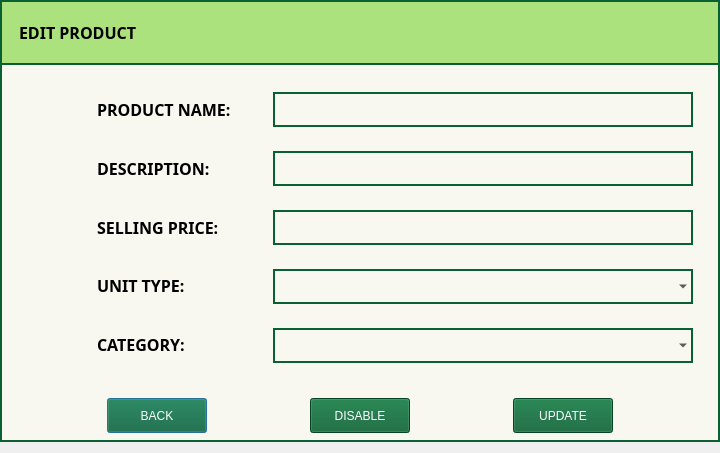
<?xml version="1.0" encoding="UTF-8"?>
<ui version="4.0">
 <class>Dialog</class>
 <widget class="QDialog" name="Dialog">
  <property name="geometry">
   <rect>
    <x>0</x>
    <y>0</y>
    <width>720</width>
    <height>453</height>
   </rect>
  </property>
  <property name="sizePolicy">
   <sizepolicy hsizetype="Minimum" vsizetype="Minimum">
    <horstretch>0</horstretch>
    <verstretch>0</verstretch>
   </sizepolicy>
  </property>
  <property name="minimumSize">
   <size>
    <width>720</width>
    <height>360</height>
   </size>
  </property>
  <property name="windowTitle">
   <string>Dialog</string>
  </property>
  <layout class="QVBoxLayout" name="verticalLayout_5">
   <property name="spacing">
    <number>0</number>
   </property>
   <property name="leftMargin">
    <number>0</number>
   </property>
   <property name="topMargin">
    <number>0</number>
   </property>
   <property name="rightMargin">
    <number>0</number>
   </property>
   <item>
    <widget class="QWidget" name="widget" native="true">
     <property name="styleSheet">
      <string notr="true">#widget{
background-color: #F8F8F0;
border: 2px solid #096033;
}

.QLabel, .QPushButton{
	font: 700 12pt &quot;DM Sans&quot;;
}

.QComboBox , .QLineEdit{
	font: 700 9pt &quot;Open Sans&quot;;
}
.QComboBox, .QDateEdit, .QLineEdit
{
border : 2px solid #096033;
background-color:rgba(0,0,0,0);
}
#add_btn, #sub_btn{
background-color:rgba(0,0,0,0);
}
</string>
     </property>
     <layout class="QVBoxLayout" name="verticalLayout_4">
      <property name="spacing">
       <number>0</number>
      </property>
      <property name="leftMargin">
       <number>0</number>
      </property>
      <property name="topMargin">
       <number>0</number>
      </property>
      <property name="rightMargin">
       <number>0</number>
      </property>
      <property name="bottomMargin">
       <number>0</number>
      </property>
      <item>
       <widget class="QWidget" name="widget_2" native="true">
        <property name="sizePolicy">
         <sizepolicy hsizetype="Preferred" vsizetype="Fixed">
          <horstretch>0</horstretch>
          <verstretch>0</verstretch>
         </sizepolicy>
        </property>
        <property name="minimumSize">
         <size>
          <width>0</width>
          <height>65</height>
         </size>
        </property>
        <property name="styleSheet">
         <string notr="true">#widget_2{
background-color: #ABE27D;
border: 2px solid #096033;
}</string>
        </property>
        <layout class="QVBoxLayout" name="verticalLayout">
         <item>
          <widget class="QLabel" name="label">
           <property name="font">
            <font>
             <family>DM Sans</family>
             <pointsize>12</pointsize>
             <italic>false</italic>
             <bold>true</bold>
            </font>
           </property>
           <property name="styleSheet">
            <string notr="true">background-color:rgba(0,0,0,0);</string>
           </property>
           <property name="text">
            <string>EDIT PRODUCT</string>
           </property>
           <property name="indent">
            <number>10</number>
           </property>
          </widget>
         </item>
        </layout>
       </widget>
      </item>
      <item>
       <widget class="QWidget" name="widget_16" native="true">
        <layout class="QHBoxLayout" name="horizontalLayout_13">
         <item>
          <widget class="QWidget" name="widget_4" native="true">
           <layout class="QVBoxLayout" name="verticalLayout_2">
            <item>
             <widget class="QWidget" name="widget_9" native="true">
              <layout class="QHBoxLayout" name="horizontalLayout_7">
               <item>
                <spacer name="horizontalSpacer_15">
                 <property name="orientation">
                  <enum>Qt::Horizontal</enum>
                 </property>
                 <property name="sizeType">
                  <enum>QSizePolicy::Fixed</enum>
                 </property>
                 <property name="sizeHint" stdset="0">
                  <size>
                   <width>70</width>
                   <height>20</height>
                  </size>
                 </property>
                </spacer>
               </item>
               <item>
                <widget class="QLabel" name="label_3">
                 <property name="font">
                  <font>
                   <family>DM Sans</family>
                   <pointsize>12</pointsize>
                   <italic>false</italic>
                   <bold>true</bold>
                  </font>
                 </property>
                 <property name="text">
                  <string>PRODUCT NAME:</string>
                 </property>
                </widget>
               </item>
              </layout>
             </widget>
            </item>
            <item>
             <widget class="QWidget" name="widget_8" native="true">
              <layout class="QHBoxLayout" name="horizontalLayout_5">
               <item>
                <spacer name="horizontalSpacer_16">
                 <property name="orientation">
                  <enum>Qt::Horizontal</enum>
                 </property>
                 <property name="sizeType">
                  <enum>QSizePolicy::Fixed</enum>
                 </property>
                 <property name="sizeHint" stdset="0">
                  <size>
                   <width>70</width>
                   <height>20</height>
                  </size>
                 </property>
                </spacer>
               </item>
               <item>
                <widget class="QLabel" name="label_2">
                 <property name="font">
                  <font>
                   <family>DM Sans</family>
                   <pointsize>12</pointsize>
                   <italic>false</italic>
                   <bold>true</bold>
                  </font>
                 </property>
                 <property name="text">
                  <string>DESCRIPTION:</string>
                 </property>
                </widget>
               </item>
              </layout>
             </widget>
            </item>
            <item>
             <widget class="QWidget" name="widget_10" native="true">
              <layout class="QHBoxLayout" name="horizontalLayout_6">
               <item>
                <spacer name="horizontalSpacer_17">
                 <property name="orientation">
                  <enum>Qt::Horizontal</enum>
                 </property>
                 <property name="sizeType">
                  <enum>QSizePolicy::Fixed</enum>
                 </property>
                 <property name="sizeHint" stdset="0">
                  <size>
                   <width>70</width>
                   <height>20</height>
                  </size>
                 </property>
                </spacer>
               </item>
               <item>
                <widget class="QLabel" name="label_4">
                 <property name="font">
                  <font>
                   <family>DM Sans</family>
                   <pointsize>12</pointsize>
                   <italic>false</italic>
                   <bold>true</bold>
                  </font>
                 </property>
                 <property name="text">
                  <string>SELLING PRICE:</string>
                 </property>
                </widget>
               </item>
              </layout>
             </widget>
            </item>
            <item>
             <widget class="QWidget" name="widget_11" native="true">
              <layout class="QHBoxLayout" name="horizontalLayout_2">
               <item>
                <spacer name="horizontalSpacer_18">
                 <property name="orientation">
                  <enum>Qt::Horizontal</enum>
                 </property>
                 <property name="sizeType">
                  <enum>QSizePolicy::Fixed</enum>
                 </property>
                 <property name="sizeHint" stdset="0">
                  <size>
                   <width>70</width>
                   <height>20</height>
                  </size>
                 </property>
                </spacer>
               </item>
               <item>
                <widget class="QLabel" name="label_5">
                 <property name="font">
                  <font>
                   <family>DM Sans</family>
                   <pointsize>12</pointsize>
                   <italic>false</italic>
                   <bold>true</bold>
                  </font>
                 </property>
                 <property name="text">
                  <string>UNIT TYPE:</string>
                 </property>
                </widget>
               </item>
              </layout>
             </widget>
            </item>
            <item>
             <widget class="QWidget" name="widget_3" native="true">
              <property name="font">
               <font>
                <bold>true</bold>
               </font>
              </property>
              <layout class="QHBoxLayout" name="horizontalLayout">
               <item>
                <spacer name="horizontalSpacer_19">
                 <property name="orientation">
                  <enum>Qt::Horizontal</enum>
                 </property>
                 <property name="sizeType">
                  <enum>QSizePolicy::Fixed</enum>
                 </property>
                 <property name="sizeHint" stdset="0">
                  <size>
                   <width>70</width>
                   <height>20</height>
                  </size>
                 </property>
                </spacer>
               </item>
               <item>
                <widget class="QLabel" name="label_6">
                 <property name="font">
                  <font>
                   <family>DM Sans</family>
                   <pointsize>12</pointsize>
                   <italic>false</italic>
                   <bold>true</bold>
                  </font>
                 </property>
                 <property name="text">
                  <string>CATEGORY:</string>
                 </property>
                </widget>
               </item>
              </layout>
             </widget>
            </item>
           </layout>
          </widget>
         </item>
         <item>
          <widget class="QWidget" name="widget_15" native="true">
           <layout class="QVBoxLayout" name="verticalLayout_3">
            <item>
             <widget class="QWidget" name="widget_5" native="true">
              <layout class="QHBoxLayout" name="horizontalLayout_9">
               <item>
                <widget class="QLineEdit" name="PName_LE">
                 <property name="minimumSize">
                  <size>
                   <width>25</width>
                   <height>35</height>
                  </size>
                 </property>
                </widget>
               </item>
              </layout>
             </widget>
            </item>
            <item>
             <widget class="QWidget" name="widget_7" native="true">
              <layout class="QHBoxLayout" name="horizontalLayout_8">
               <item>
                <widget class="QLineEdit" name="Desc_LE">
                 <property name="minimumSize">
                  <size>
                   <width>25</width>
                   <height>35</height>
                  </size>
                 </property>
                </widget>
               </item>
              </layout>
             </widget>
            </item>
            <item>
             <widget class="QWidget" name="widget_12" native="true">
              <layout class="QHBoxLayout" name="horizontalLayout_12">
               <item>
                <widget class="QLineEdit" name="SPrice_LE">
                 <property name="minimumSize">
                  <size>
                   <width>25</width>
                   <height>35</height>
                  </size>
                 </property>
                </widget>
               </item>
              </layout>
             </widget>
            </item>
            <item>
             <widget class="QWidget" name="widget_13" native="true">
              <layout class="QHBoxLayout" name="horizontalLayout_10">
               <item>
                <widget class="QComboBox" name="Unit_CB">
                 <property name="minimumSize">
                  <size>
                   <width>25</width>
                   <height>35</height>
                  </size>
                 </property>
                </widget>
               </item>
              </layout>
             </widget>
            </item>
            <item>
             <widget class="QWidget" name="widget_14" native="true">
              <layout class="QHBoxLayout" name="horizontalLayout_11">
               <item>
                <widget class="QComboBox" name="Cat_CB">
                 <property name="minimumSize">
                  <size>
                   <width>25</width>
                   <height>35</height>
                  </size>
                 </property>
                </widget>
               </item>
              </layout>
             </widget>
            </item>
           </layout>
          </widget>
         </item>
        </layout>
       </widget>
      </item>
      <item>
       <widget class="QWidget" name="widget_6" native="true">
        <property name="sizePolicy">
         <sizepolicy hsizetype="Preferred" vsizetype="Fixed">
          <horstretch>0</horstretch>
          <verstretch>0</verstretch>
         </sizepolicy>
        </property>
        <property name="styleSheet">
         <string notr="true">.QPushButton{
background-color: #096033;
color: white;
}</string>
        </property>
        <layout class="QHBoxLayout" name="horizontalLayout_3">
         <item>
          <spacer name="horizontalSpacer_5">
           <property name="orientation">
            <enum>Qt::Horizontal</enum>
           </property>
           <property name="sizeHint" stdset="0">
            <size>
             <width>99</width>
             <height>20</height>
            </size>
           </property>
          </spacer>
         </item>
         <item>
          <widget class="QPushButton" name="Back_btn">
           <property name="minimumSize">
            <size>
             <width>100</width>
             <height>35</height>
            </size>
           </property>
           <property name="text">
            <string>BACK</string>
           </property>
          </widget>
         </item>
         <item>
          <spacer name="horizontalSpacer_3">
           <property name="orientation">
            <enum>Qt::Horizontal</enum>
           </property>
           <property name="sizeHint" stdset="0">
            <size>
             <width>99</width>
             <height>20</height>
            </size>
           </property>
          </spacer>
         </item>
         <item>
          <widget class="QPushButton" name="Disable_btn">
           <property name="minimumSize">
            <size>
             <width>100</width>
             <height>35</height>
            </size>
           </property>
           <property name="text">
            <string>DISABLE</string>
           </property>
          </widget>
         </item>
         <item>
          <spacer name="horizontalSpacer_4">
           <property name="orientation">
            <enum>Qt::Horizontal</enum>
           </property>
           <property name="sizeHint" stdset="0">
            <size>
             <width>98</width>
             <height>20</height>
            </size>
           </property>
          </spacer>
         </item>
         <item>
          <widget class="QPushButton" name="Update_btn">
           <property name="sizePolicy">
            <sizepolicy hsizetype="Minimum" vsizetype="Fixed">
             <horstretch>0</horstretch>
             <verstretch>0</verstretch>
            </sizepolicy>
           </property>
           <property name="minimumSize">
            <size>
             <width>100</width>
             <height>35</height>
            </size>
           </property>
           <property name="text">
            <string>UPDATE</string>
           </property>
          </widget>
         </item>
         <item>
          <spacer name="horizontalSpacer_6">
           <property name="orientation">
            <enum>Qt::Horizontal</enum>
           </property>
           <property name="sizeHint" stdset="0">
            <size>
             <width>99</width>
             <height>20</height>
            </size>
           </property>
          </spacer>
         </item>
        </layout>
       </widget>
      </item>
     </layout>
    </widget>
   </item>
  </layout>
 </widget>
 <resources>
  <include location="../../../../assets/All_In_Resource.qrc"/>
 </resources>
 <connections/>
</ui>
